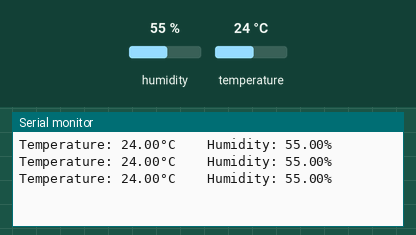
Simulated run of this sketch. Board: ESP32. Shown: the last lines printed to the serial monitor. The inputs (shaded band) are chosen by the test bench; at power-on: humidity 55 %, temperature 24 °C.

Above: at 3.8 s.
3.9 s: humidity set to 22 %
At 6.5 s:
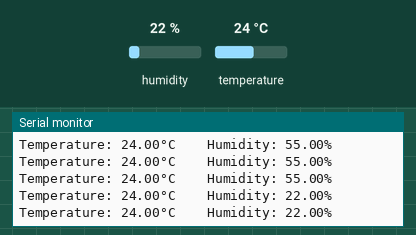
6.7 s: temperature set to 12 °C
At 7.5 s:
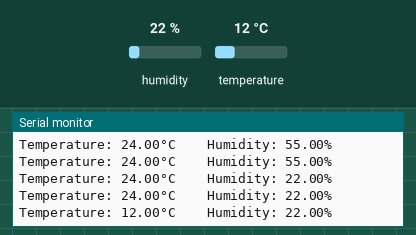
9.5 s: humidity set to 40 %
At 10.7 s:
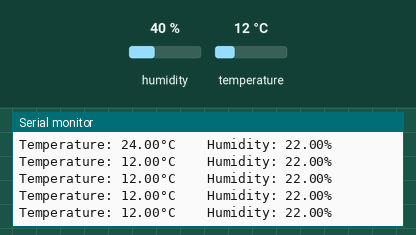
Timing chart, 0 to 12.5 s (numbered marks = the images above; inputs shaded):
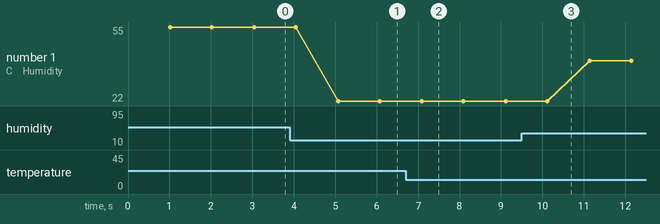

The sketch:

esp32_dht11_simplified.ino
```cpp
#include <DHT.h>
DHT dht(33, DHT11);

void setup() {
  Serial.begin(115200);
  dht.begin();
}

void loop() {
  delay(1000);
  float humi = dht.readHumidity();
  float temp = dht.readTemperature();
  if (isnan(humi) || isnan(temp)) {
    Serial.println("Failed to read from DHT sensor!");
    return;
  }
  Serial.printf(("Temperature: %.2f°C \t Humidity: %.2f%% \n"),temp,humi);
}
```

Measured:
- after the input at 3.9 s, the serial monitor: prints a new line after 1.2 s (image 1)
- after the input at 6.7 s, the serial monitor: prints a new line after 0.39 s (image 2)
- plotted number 1: 55 → 22 after the input at 3.9 s, 22 → 40 after the input at 9.5 s
